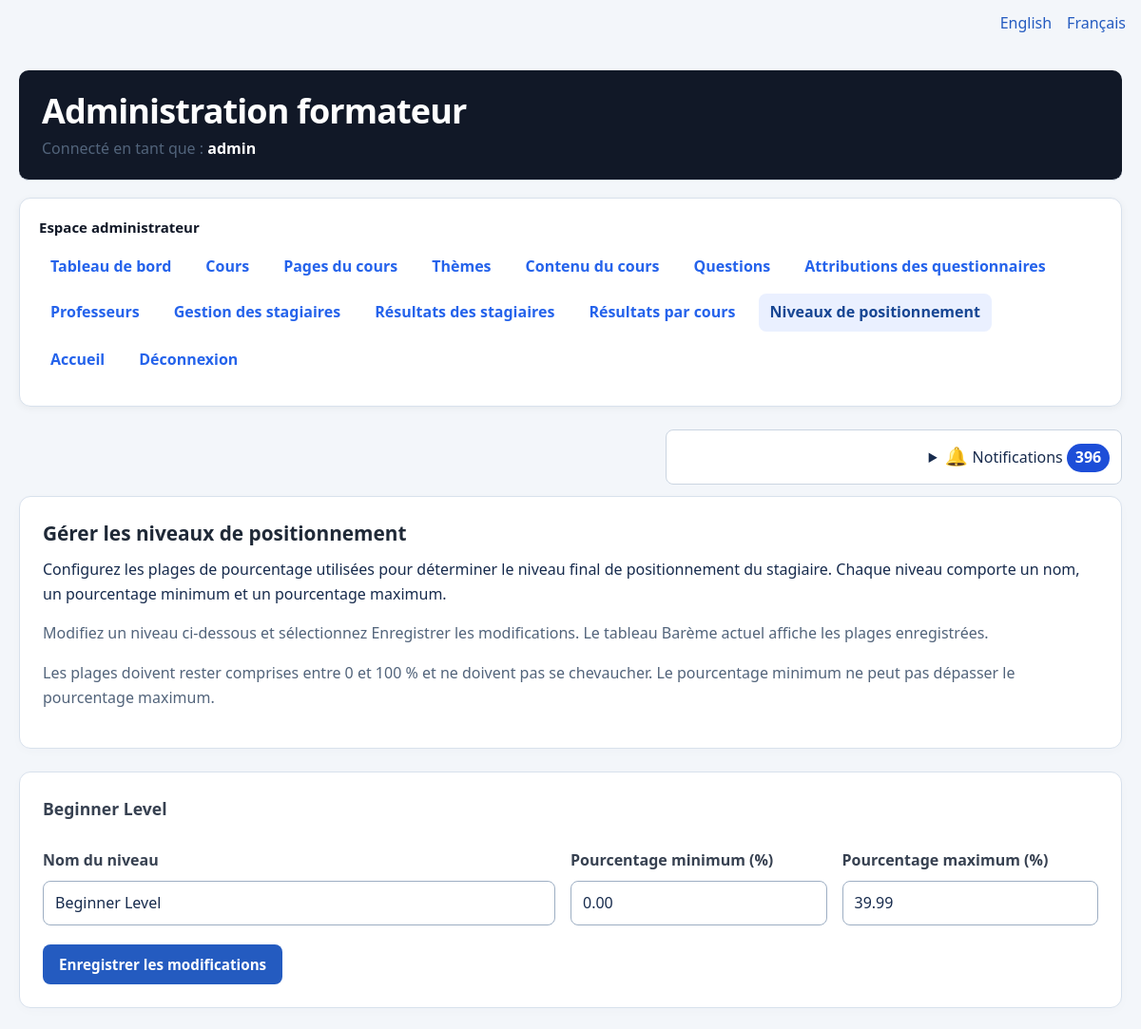
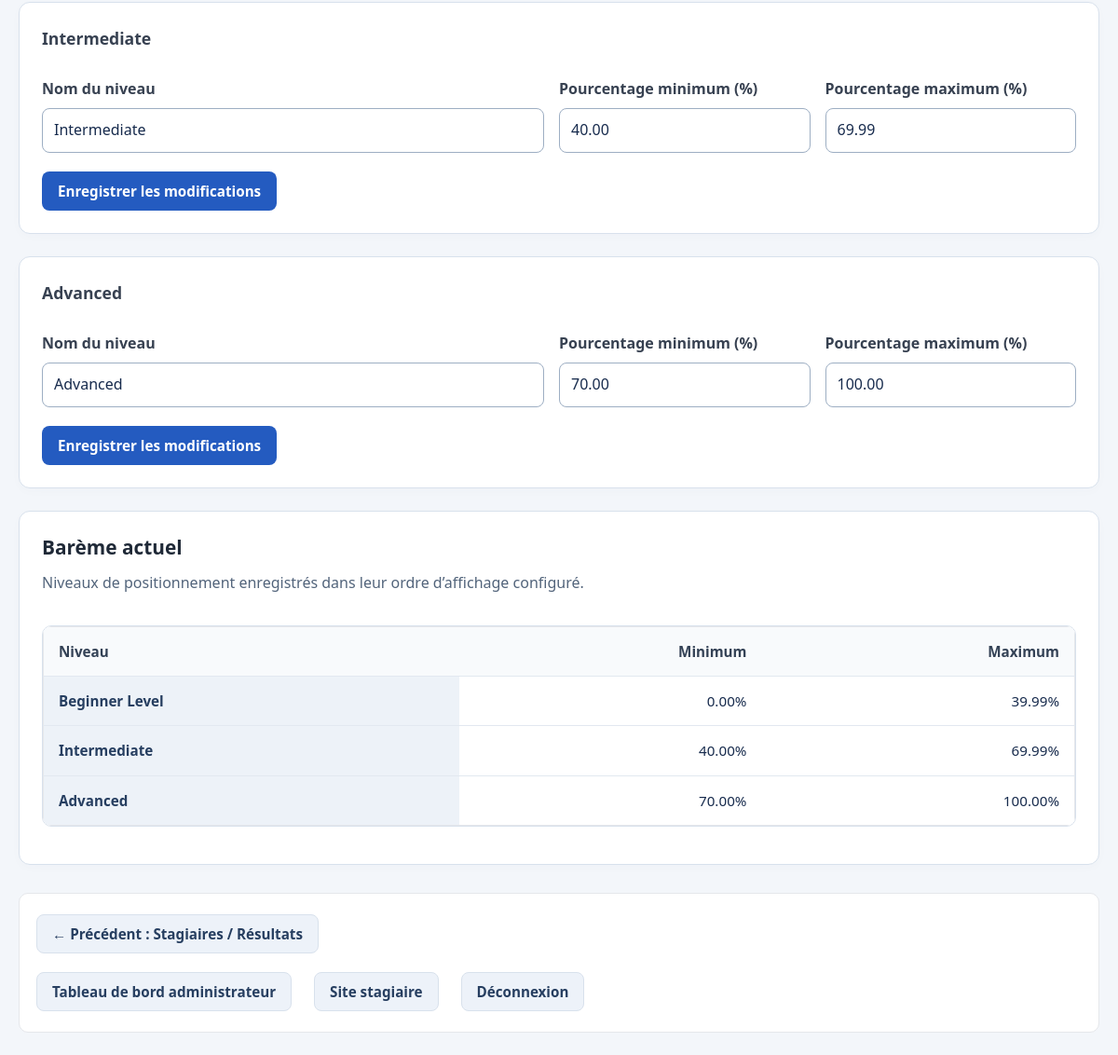
The page /admin/levels.php?lang=fr (signed in) on the database its author committed (2 pictures, top to bottom).
### tables this page shows
CREATE TABLE `positioning_levels` (
  `id` int(10) UNSIGNED NOT NULL,
  `name` varchar(100) NOT NULL,
  `min_percentage` decimal(5,2) NOT NULL,
  `max_percentage` decimal(5,2) NOT NULL,
  `display_order` int(11) NOT NULL DEFAULT 0,
  `created_at` timestamp NOT NULL DEFAULT current_timestamp()
);

### includes/language.php (called while the page is built, shortened)
<?php
$currentLanguage =
    $_SESSION['language']
    ?? 'en';
$languageFile =
    __DIR__
    . '/../languages/'
    . $currentLanguage
    . '.php';
$translations =
    require $languageFile;
if (!function_exists('t')) {
    function t(
        string $key,
        array $replacements = []
    ): string {
        global $translations;
        $text =
            $translations[$key]
            ?? $key;
        return $text;
    }
}
if (!function_exists('currentLanguage')) {
    function currentLanguage(): string
    {
        global $currentLanguage;
        return $currentLanguage;
    }
}
if (!function_exists('htmlLanguage')) {
    function htmlLanguage(): string
    {
        return currentLanguage() === 'fr'
            ? 'fr'
            : 'en';
    }
}

### admin/admin_language.php (called while the page is built, shortened)
<?php
require_once __DIR__ . '/../includes/language.php';
function adminH(string $value): string
{
    return htmlspecialchars($value, ENT_QUOTES | ENT_SUBSTITUTE, 'UTF-8');
}

### admin/levels.php (the view, shortened to what this page needs)
<?php
require_once __DIR__ . '/../includes/language.php';
require_once __DIR__ . '/admin_language.php';
require_once '../config/database.php';
$stmt = $pdo->query(
    "SELECT
        id,
        name,
        min_percentage,
        max_percentage,
        display_order
     FROM positioning_levels
     ORDER BY display_order ASC"
);
$levels = $stmt->fetchAll(PDO::FETCH_ASSOC);
?>
<!DOCTYPE html>
<html lang="<?= adminH(htmlLanguage()) ?>">
<head>
    <link rel="stylesheet" href="../assets/css/style.css">
<link rel="stylesheet" href="../assets/css/ui.css">
</head>
<body>
<?php require __DIR__ . '/admin_language_switcher.php'; ?>
<div class="container levels-page">
    <header class="admin-header">
        <h1><?= adminH(t('p150i_7b3acab7d31d')) ?></h1>
        <p class="text-muted">
            <?= adminH(t('h150_logged_in_as')) ?>
            <strong><?= htmlspecialchars($_SESSION['admin_username'] ?? t('admin')) ?></strong>
        </p>
    </header>
    <?php require 'admin_nav.php'; ?>
    <main>
        <section class="card" aria-labelledby="levels-heading">
            <h2 id="levels-heading"><?= adminH(t('a150j_41b93634f1b7')) ?></h2>
            <p>
                <?= adminH(t('a150j_77b903750613')) ?>
            </p>
            <p class="text-muted">
                <?= adminH(t('a150j_438ca0210a46')) ?>
            </p>
            <p class="text-muted">
                <?= adminH(t('a150j_e40ac14776ad')) ?>
            </p>
        </section>
        <?php foreach ($levels as $level): ?>
            <section
                class="card"
                aria-labelledby="level-heading-<?= (int)$level['id'] ?>"
            >
                <h3 id="level-heading-<?= (int)$level['id'] ?>">
                    <?= htmlspecialchars($level['name']) ?>
                </h3>
                <form method="POST"><?php ux_csrf_field(); ?><input type="hidden" name="lang" value="<?= adminH(currentLanguage()) ?>">
                    <div class="level-fields">
                        <div class="level-field">
                            <label for="name_<?= (int)$level['id'] ?>">
                                <?= adminH(t('a150j_2a2335289762')) ?>
                            </label>
                            <input
                                type="text"
                                id="name_<?= (int)$level['id'] ?>"
                                name="name"
                                value="<?= htmlspecialchars($level['name']) ?>"
                                required
                            >
                        </div>
                        <div class="level-field">
                            <label for="min_percentage_<?= (int)$level['id'] ?>">
                                <?= adminH(t('a150j_c6a802b3b853')) ?>
                            </label>
                            <input
                                type="number"
                                id="min_percentage_<?= (int)$level['id'] ?>"
                                name="min_percentage"
                                min="0"
                                max="100"
                                step="0.01"
                                value="<?= htmlspecialchars($level['min_percentage']) ?>"
                                required
                            >
                        </div>
                        <div class="level-field">
                            <label for="max_percentage_<?= (int)$level['id'] ?>">
                                <?= adminH(t('a150j_45aa3e1fdf32')) ?>
                            </label>
                            <input
                                type="number"
                                id="max_percentage_<?= (int)$level['id'] ?>"
                                name="max_percentage"
                                min="0"
                                max="100"
                                step="0.01"
                                value="<?= htmlspecialchars($level['max_percentage']) ?>"
                                required
                            >
                        </div>
                    </div>
                    <div class="actions">
                        <button type="submit" class="btn">
                            <?= adminH(t('p150i_35322b5bb5a2')) ?>
                        </button>
                    </div>
                </form>
            </section>
        <?php endforeach; ?>
        <section class="card" aria-labelledby="current-scale-heading">
            <h2 id="current-scale-heading"><?= adminH(t('a150j_a0ced4b23953')) ?></h2>
            <p class="text-muted">
                <?= adminH(t('a150j_7559d0486dd1')) ?>
            </p>
            <div
                class="scale-table-wrapper"
                role="region"
                aria-labelledby="current-scale-heading"
                tabindex="0"
            >
                <table
                    class="scale-table"
                    aria-labelledby="current-scale-heading"
                >
                    <thead>
                        <tr>
                            <th scope="col"><?= adminH(t('h150_level')) ?></th>
                            <th scope="col"><?= adminH(t('a150j_735beee2e390')) ?></th>
                            <th scope="col"><?= adminH(t('h150_maximum')) ?></th>
                        </tr>
                    </thead>
                    <tbody>
                        <?php foreach ($levels as $level): ?>
                            <tr>
                                <th scope="row">
                                    <?= htmlspecialchars($level['name']) ?>
                                </th>
                                <td>
                                    <?= number_format((float)$level['min_percentage'], 2) ?>%
                                </td>
                                <td>
                                    <?= number_format((float)$level['max_percentage'], 2) ?>%
                                </td>
                            </tr>
                        <?php endforeach; ?>
                    </tbody>
                </table>
            </div>
        </section>
    </main>
    <nav class="workflow-navigation" aria-label="<?= adminH(t('a150j_d4e8cd499bb2')) ?>">
        <div class="actions">
            <a href="results.php?lang=<?= adminH(currentLanguage()) ?>" class="btn btn-secondary">
                <?= adminH(t('a150j_ca2e6e12780d')) ?>
            </a>
        </div>
        <div class="actions">
            <a href="index.php?lang=<?= adminH(currentLanguage()) ?>" class="btn btn-secondary">
                <?= adminH(t('admin_dashboard_link')) ?>
            </a>
            <a href="../index.php?lang=<?= adminH(currentLanguage()) ?>" class="btn btn-secondary">
                <?= adminH(t('p150i_ad2638a9d1dd')) ?>
            </a>
            <a href="logout.php?lang=<?= adminH(currentLanguage()) ?>" class="btn btn-secondary">
                <?= adminH(t('h150_logout')) ?>
            </a>
        </div>
    </nav>
</div>
</body>
</html>

### assets/css/style.css (style rules this page uses)
* { box-sizing: border-box; }
html { scroll-behavior: smooth; }
body { margin: 0; padding: 0; font-family: Arial, Helvetica, sans-serif; background: #f4f7fb; color: #1f2937; line-height: 1.6; }
a { color: #2563eb; text-decoration: none; }
.container { width: 92%; max-width: 1200px; margin: 30px auto; }
h1 { margin-top: 0; margin-bottom: 10px; color: #111827; font-size: 30px; }
h2 { color: #1f2937; margin-top: 30px; margin-bottom: 12px; }
h3 { color: #374151; }
p { margin-top: 8px; }
.admin-header { background: #111827; color: #ffffff; padding: 20px 24px; border-radius: 10px; margin-bottom: 18px; }
.admin-header h1, .admin-header h2, .admin-header h3 { color: #ffffff; margin-top: 0; }
.admin-header h1 { margin-bottom: 5px; }
.admin-header p { margin: 0; color: #d1d5db; }
.admin-header strong { color: #ffffff; }
.card { background: #ffffff; border-radius: 10px; padding: 24px; margin-bottom: 20px; border: 1px solid #edf0f4; box-shadow: 0 2px 8px rgba(0, 0, 0, 0.06); }
table { width: 100%; border-collapse: collapse; background: #ffffff; margin-top: 15px; border: 1px solid #e5e7eb; }
th, td { padding: 12px 14px; text-align: left; border-bottom: 1px solid #e5e7eb; vertical-align: top; }
th { background: #f3f4f6; color: #374151; font-weight: 600; }
form { max-width: 100%; }
label { display: block; margin-bottom: 6px; font-weight: 600; color: #374151; }
input[type="text"], input[type="email"], input[type="password"], input[type="number"], input[type="date"], input[type="file"], input[type="url"], textarea, select { width: 100%; padding: 10px 12px; margin-bottom: 15px; border: 1px solid #d1d5db; border-radius: 6px; background: #ffffff; color: #111827; font-size: 15px; }
button, .btn { display: inline-block; border: none; border-radius: 6px; padding: 10px 16px; background: #2563eb; color: #ffffff; font-size: 14px; font-weight: 600; cursor: pointer; text-decoration: none; transition: background 0.2s ease, transform 0.1s ease; }
.btn-secondary { background: #6b7280; }
.workflow-navigation { margin-top: 30px; padding: 18px; background: #ffffff; border: 1px solid #e5e7eb; border-radius: 10px; }
.workflow-navigation a { display: inline-block; margin: 4px 12px 4px 0; }
.text-muted { color: #6b7280; }
.actions { display: flex; gap: 8px; flex-wrap: wrap; align-items: center; }

### admin/levels.php (style rules this page uses)
.levels-page .level-fields { display: grid; grid-template-columns: 2fr 1fr 1fr; gap: 1rem; margin-bottom: 1.25rem; }
.levels-page .level-field { min-width: 0; }
.levels-page .level-field label { display: block; margin-bottom: 0.5rem; font-weight: 600; }
.levels-page .level-field input { box-sizing: border-box; width: 100%; max-width: 100%; margin-bottom: 0; }
.levels-page .card { margin-bottom: 1.5rem; min-width: 0; }
.levels-page .card h2, .levels-page .card h3 { margin-top: 0; overflow-wrap: anywhere; }
.levels-page .actions { display: flex; flex-wrap: wrap; gap: 0.75rem; }
.levels-page .scale-table-wrapper { max-width: 100%; overflow-x: auto; }
.levels-page .scale-table { width: 100%; border-collapse: collapse; }
.levels-page .scale-table th, .levels-page .scale-table td { padding: 0.875rem 1rem; border-bottom: 1px solid #e2e8f0; text-align: left; vertical-align: top; }
.levels-page .scale-table thead th { background: #f8fafc; color: #334155; font-weight: 600; }
.levels-page .scale-table tbody th { font-weight: 600; overflow-wrap: anywhere; }
.levels-page .scale-table th:not(:first-child), .levels-page .scale-table td:not(:first-child) { text-align: right; white-space: nowrap; font-variant-numeric: tabular-nums; }
.levels-page .scale-table tbody tr:last-child th, .levels-page .scale-table tbody tr:last-child td { border-bottom: 0; }
.levels-page .workflow-navigation .actions + .actions { margin-top: 0.75rem; }

### rows shown on the page
positioning_levels: name "Beginner Level", min_percentage "0.00", max_percentage "39.99"
positioning_levels: name "Intermediate", min_percentage "40.00", max_percentage "69.99"
positioning_levels: name "Advanced", min_percentage "70.00", max_percentage "100.00"

### other values the page prints
adminH(t('p150i_7b3acab7d31d')) "Administration formateur"
adminH(t('h150_logged_in_as')) "Connecté en tant que :"
$_SESSION['admin_username'] "admin"
adminH(t('administrator_area')) "Espace administrateur"
adminH(t('homepage')) "Accueil"
adminH(t('logout')) "Déconnexion"
qp_h(t('pkg_notifications')) "Notifications"
$count "396"
adminH(t('a150j_41b93634f1b7')) "Gérer les niveaux de positionnement"
adminH(t('a150j_77b903750613')) "Configurez les plages de pourcentage utilisées pour déterminer le niveau final de positionnement du stagiaire. Chaque niveau comporte un nom, un pourcentage minimum et un pourcentage maximum."
adminH(t('a150j_438ca0210a46')) "Modifiez un niveau ci-dessous et sélectionnez Enregistrer les modifications. Le tableau Barème actuel affiche les plages enregistrées."
adminH(t('a150j_e40ac14776ad')) "Les plages doivent rester comprises entre 0 et 100 % et ne doivent pas se chevaucher. Le pourcentage minimum ne peut pas dépasser le pourcentage maximum."
adminH(t('a150j_a0ced4b23953')) "Barème actuel"
adminH(t('a150j_7559d0486dd1')) "Niveaux de positionnement enregistrés dans leur ordre d’affichage configuré."
adminH(t('h150_level')) "Niveau"
